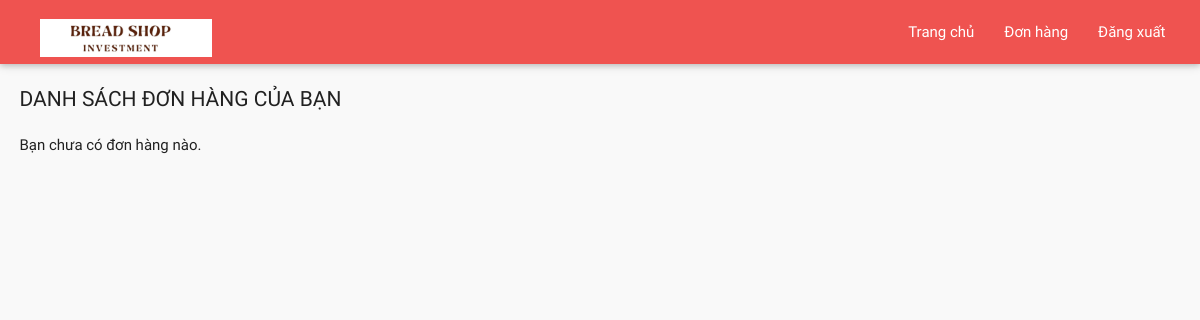
/orders.php (signed in), run on an earlier commit of the app's database.
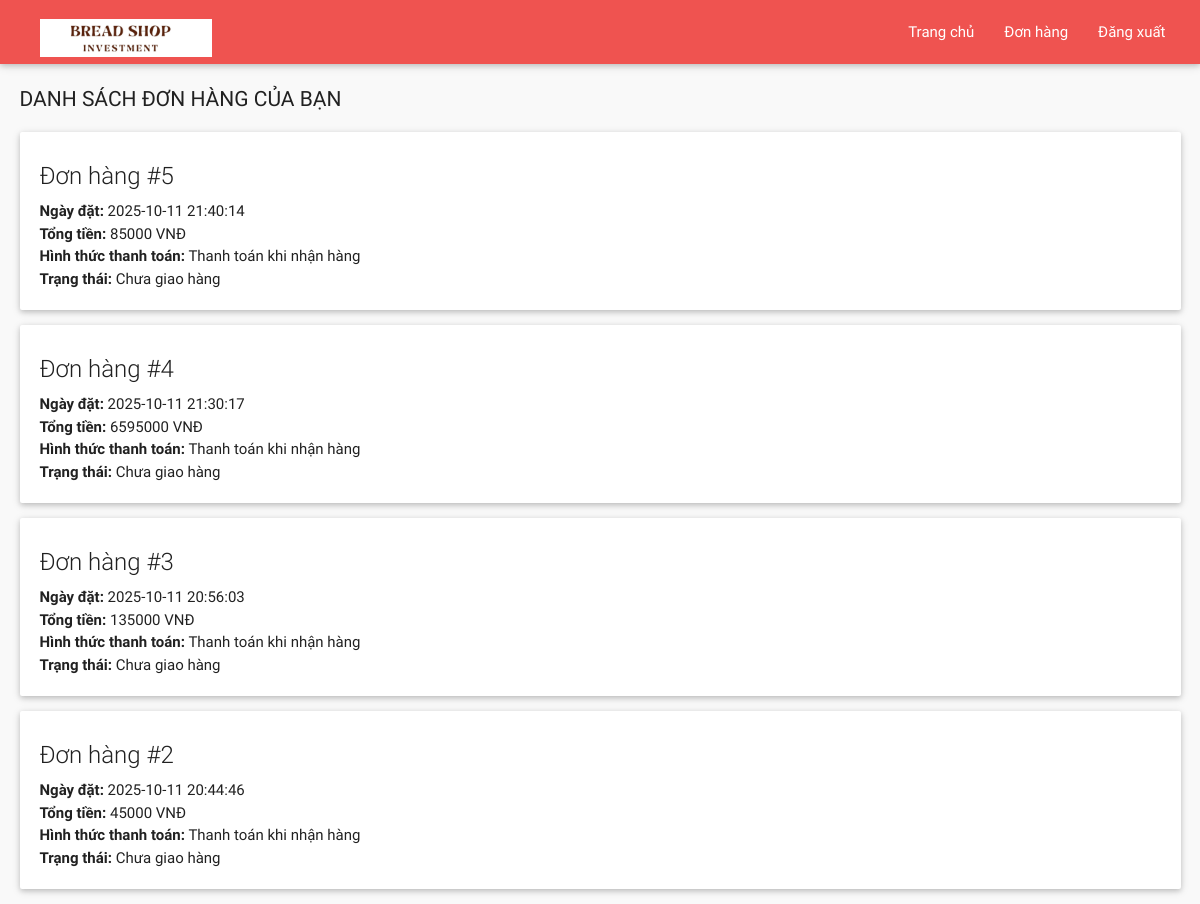
And on a later commit of the database.
### tables this page shows
CREATE TABLE `orders` (
  `id` int(11) NOT NULL,
  `customer_id` int(11) NOT NULL,
  `address` varchar(300) DEFAULT NULL,
  `description` varchar(300) DEFAULT NULL,
  `date` datetime DEFAULT current_timestamp(),
  `payment_type` varchar(50) DEFAULT 'Wallet',
  `total` int(11) DEFAULT NULL,
  `status` varchar(50) DEFAULT 'Yet to be delivered',
  `deleted` tinyint(1) DEFAULT 0
);

### orders.php (the view, shortened to what this page needs)
<?php
include 'includes/connect.php';
if ($_SESSION['customer_sid'] == session_id()) {
?>
<!DOCTYPE html>
<html lang="vi">
<head>
  <link href="css/materialize.min.css" type="text/css" rel="stylesheet" media="screen,projection">
  <link href="css/style.min.css" type="text/css" rel="stylesheet" media="screen,projection">
  <link href="css/custom/custom.min.css" type="text/css" rel="stylesheet" media="screen,projection">
  <link href="js/plugins/perfect-scrollbar/perfect-scrollbar.css" type="text/css" rel="stylesheet" media="screen,projection">
</head>
<body>
  <header>
    <nav class="red lighten-1" role="navigation">
      <div class="nav-wrapper container">
        <a href="index.php" class="brand-logo"><img src="images/logo.png" alt="logo"></a>
        <ul class="right hide-on-med-and-down">
          <li><a href="index.php">Trang chủ</a></li>
          <li><a href="orders.php">Đơn hàng</a></li>
          <li><a href="logout.php">Đăng xuất</a></li>
        </ul>
      </div>
    </nav>
  </header>
  <main>
    <div class="container">
      <h4 class="header">Danh sách đơn hàng của bạn</h4>
      <?php
      $result = mysqli_query($con, "SELECT * FROM orders WHERE customer_id=" . $_SESSION['user_id'] . " ORDER BY id DESC;");
      if (mysqli_num_rows($result) > 0) {
        while ($row = mysqli_fetch_assoc($result)) {
          $status_en = $row['status'];
          switch ($status_en) {
              case 'Yet to be delivered':
                  $status_vi = 'Chưa giao hàng';
                  break;
          }
          echo '
          <div class="card">
            <div class="card-content">
              <span class="card-title">Đơn hàng #' . $row['id'] . '</span>
              <p><strong>Ngày đặt:</strong> ' . $row['date'] . '</p>
              <p><strong>Tổng tiền:</strong> ' . $row['total'] . ' VNĐ</p>
              <p><strong>Hình thức thanh toán:</strong> Thanh toán khi nhận hàng</p>
              <p><strong>Trạng thái:</strong> ' . $status_vi . '</p>
            </div>';
          echo '</div>';
        }
      } else {
        echo '<p>Bạn chưa có đơn hàng nào.</p>';
      }
      ?>
    </div>
  </main>
</body>
</html>
<?php
} else {
  header("location:login.php");
}
?>

What changed in the data, as far as the page shows it:
added orders: id "5", date "2025-10-11 21:40:14", total "85000", status "Chưa giao hàng"
added orders: id "4", date "2025-10-11 21:30:17", total "6595000", status "Chưa giao hàng"
added orders: id "3", date "2025-10-11 20:56:03", total "135000", status "Chưa giao hàng"
added orders: id "2", date "2025-10-11 20:44:46", total "45000", status "Chưa giao hàng"
Also different on the page:
text no longer shown: "Bạn chưa có đơn hàng nào."
